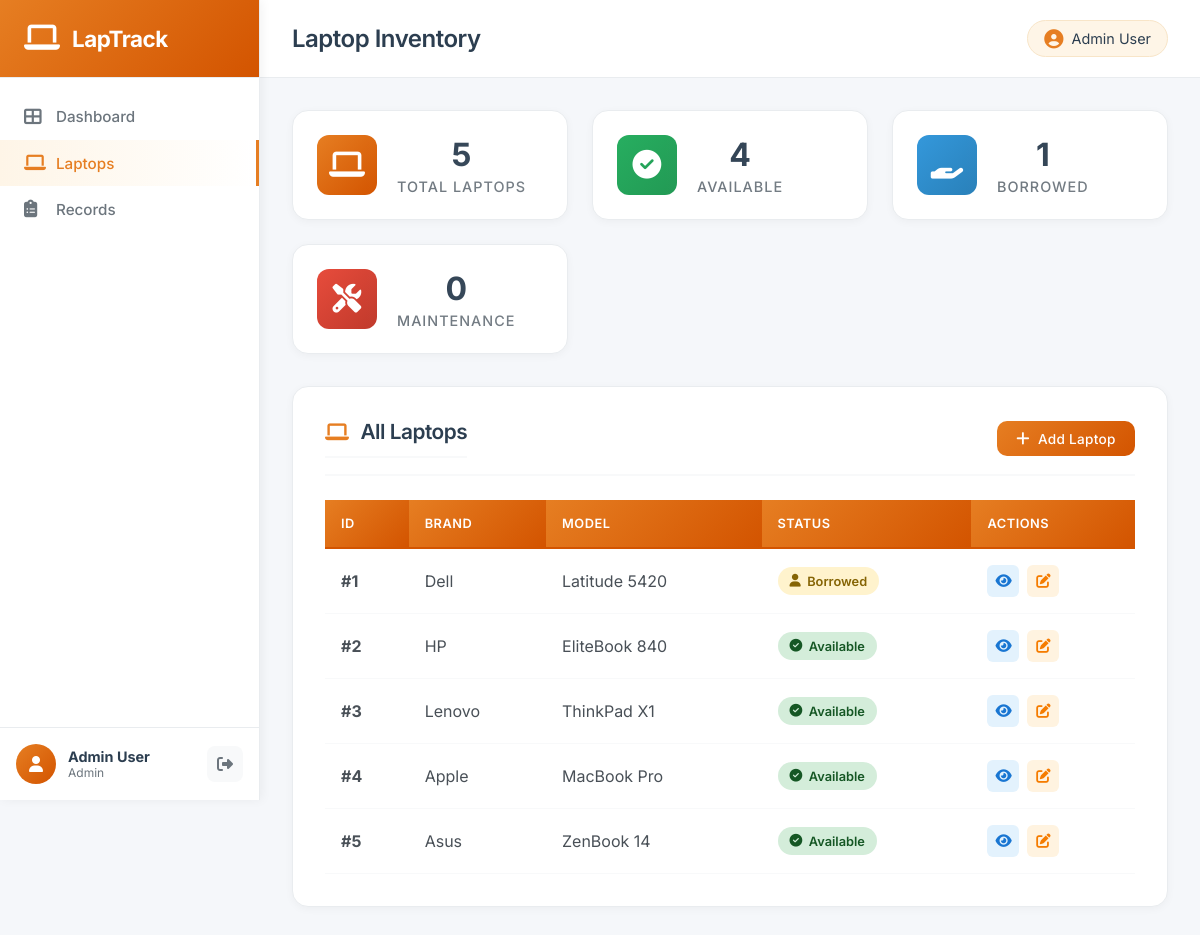
Page /admin/laptops (signed in) on the committed database.
### tables this page shows
CREATE TABLE laptops (
            laptop_id INTEGER PRIMARY KEY AUTOINCREMENT,
            brand TEXT NOT NULL,
            model TEXT NOT NULL,
            status TEXT NOT NULL DEFAULT 'available' CHECK(status IN ('available', 'borrowed', 'maintenance'))
        );

### app.py (the view)
@app.route('/admin/laptops')
@login_required
def admin_laptops():
    if session.get('role') != 'admin':
        flash('Access denied', 'error')
        return redirect(url_for('dashboard'))
    page = request.args.get('page', 1, type=int)
    per_page = 12
    conn = get_db()
    total = conn.execute('SELECT COUNT(*) FROM laptops').fetchone()[0]
    offset = (page - 1) * per_page
    laptops = conn.execute('SELECT * FROM laptops ORDER BY laptop_id LIMIT ? OFFSET ?',
                          (per_page, offset)).fetchall()
    conn.close()
    total_pages = (total + per_page - 1) // per_page
    return render_template('admin_laptops.html',
                         laptops=laptops,
                         page=page,
                         total_pages=total_pages,
                         total=total)

### app.py (called while the page is built)
def get_db():
    conn = sqlite3.connect(DATABASE)
    conn.row_factory = sqlite3.Row
    return conn

def login_required(f):
    @wraps(f)
    def decorated_function(*args, **kwargs):
        if 'user_id' not in session:
            return redirect(url_for('login'))
        return f(*args, **kwargs)
    return decorated_function

### templates/admin_laptops.html (shortened to what this page needs)
{% extends "base.html" %}
{% block page_title %}Laptop Inventory{% endblock %}
{% block content %}
<div class="stats-grid">
    <div class="stat-card stat-card-modern">
        <div class="stat-icon" style="background: linear-gradient(135deg, #e67e22 0%, #d35400 100%);">
            <i class="fas fa-laptop"></i>
        </div>
        <div class="stat-info">
            <h3>{{ total }}</h3>
            <p>Total Laptops</p>
        </div>
    </div>
    <div class="stat-card stat-card-modern">
        <div class="stat-icon" style="background: linear-gradient(135deg, #27ae60 0%, #229954 100%);">
            <i class="fas fa-check-circle"></i>
        </div>
        <div class="stat-info">
            <h3>{{ laptops|selectattr('status', 'equalto', 'available')|list|length }}</h3>
            <p>Available</p>
        </div>
    </div>
    <div class="stat-card stat-card-modern">
        <div class="stat-icon" style="background: linear-gradient(135deg, #3498db 0%, #2980b9 100%);">
            <i class="fas fa-hand-holding"></i>
        </div>
        <div class="stat-info">
            <h3>{{ laptops|selectattr('status', 'equalto', 'borrowed')|list|length }}</h3>
            <p>Borrowed</p>
        </div>
    </div>
    <div class="stat-card stat-card-modern">
        <div class="stat-icon" style="background: linear-gradient(135deg, #e74c3c 0%, #c0392b 100%);">
            <i class="fas fa-tools"></i>
        </div>
        <div class="stat-info">
            <h3>{{ laptops|selectattr('status', 'equalto', 'maintenance')|list|length }}</h3>
            <p>Maintenance</p>
        </div>
    </div>
</div>
<div class="section">
    <div class="section-header">
        <h2><i class="fas fa-laptop"></i> All Laptops</h2>
        <a href="{{ url_for('add_laptop') }}" class="btn btn-primary">
            <i class="fas fa-plus"></i> Add Laptop
        </a>
    </div>
    <div class="table-container">
        <table class="data-table">
            <thead>
                <tr>
                    <th>ID</th>
                    <th>Brand</th>
                    <th>Model</th>
                    <th>Status</th>
                    <th>Actions</th>
                </tr>
            </thead>
            <tbody>
                {% for laptop in laptops %}
                <tr>
                    <td><strong>#{{ laptop.laptop_id }}</strong></td>
                    <td>{{ laptop.brand }}</td>
                    <td>{{ laptop.model }}</td>
                    <td>
                        <span class="badge badge-{{ laptop.status }}">
                            {% if laptop.status == 'available' %}
                            <i class="fas fa-check-circle"></i> Available
                            {% elif laptop.status == 'borrowed' %}
                            <i class="fas fa-user"></i> Borrowed
                            {% else %}
                            <i class="fas fa-wrench"></i> Maintenance
                            {% endif %}
                        </span>
                    </td>
                    <td>
                        <div class="action-buttons">
                            <a href="{{ url_for('laptop_history', laptop_id=laptop.laptop_id) }}" class="btn-icon btn-info" title="View Details">
                                <i class="fas fa-eye"></i>
                            </a>
                            <a href="{{ url_for('edit_laptop', laptop_id=laptop.laptop_id) }}" class="btn-icon btn-warning" title="Edit">
                                <i class="fas fa-edit"></i>
                            </a>
                        </div>
                    </td>
                </tr>
                {% endfor %}
            </tbody>
        </table>
    </div>
</div>
{% endblock %}

### rows in the picture
laptops: laptop_id "1", brand "Dell", model "Latitude 5420", status "borrowed" (drawn)
laptops: laptop_id "2", brand "HP", model "EliteBook 840", status "available" (drawn)
laptops: laptop_id "3", brand "Lenovo", model "ThinkPad X1", status "available" (drawn)
laptops: laptop_id "4", brand "Apple", model "MacBook Pro", status "available" (drawn)
laptops: laptop_id "5", brand "Asus", model "ZenBook 14", status "available" (drawn)

### other values in the picture
{{ session.name }} "Admin User"
{{ session.role|capitalize }} "Admin"
{{ total }} "5"
{{ laptops|selectattr('status', 'equalto', 'available')|list|length }} "4"
{{ laptops|selectattr('status', 'equalto', 'borrowed')|list|length }} "1"
{{ laptops|selectattr('status', 'equalto', 'maintenance')|list|length }} "0"
